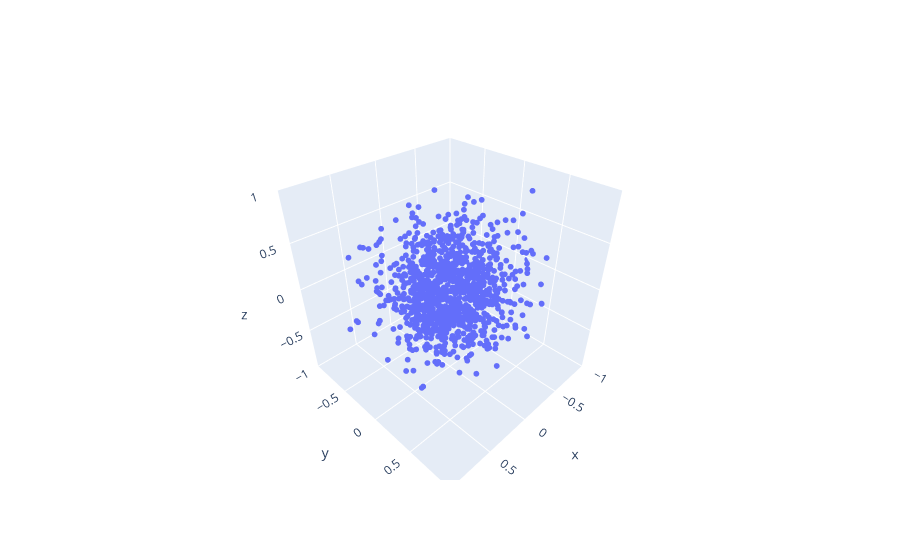

Notebook code cell kept with this figure:
### Code cell
N=12
range_k=100

X3_long=[]
X2_long=[]
m_list=[]
m1_list=[]
eigen_avg=np.zeros(N)
stress_avg=np.zeros(N-1)
for k in range(range_k):
    Jab=get_Jab_squared(k)
    w=re_weighing(Jab)
    dab=distance(w)
    X2,X3,m1,m=mapData(dab,False)
    X3_long.append(X3)
    X2_long.append(X2)
    m_list.append(m)
    m1_list.append(m1)
    stress_avg+=get_stress(dab,False)
    eigen_avg+=get_eigenvalues_B_from_dab(dab,N,"tempoooo",False)
X3_long_array=np.concatenate(X3_long, axis=0)
X2_long_array=np.concatenate(X2_long, axis=0)
eigen_avg=eigen_avg/(N*max(eigen_avg))
stress_avg=stress_avg/(range_k)

plt.scatter(range(len(eigen_avg)),eigen_avg)
plt.title("Eigenvalues B")
output_dir = 'plots'
os.makedirs(output_dir, exist_ok=True)  # Create the directory if it does not exist
plt.savefig(os.path.join(output_dir, f'plot_eigenvalues_MDS_J_avg.png'))
plt.ylabel("Eigenvalue")
plt.show()

plt.scatter(range(1,len(stress_avg)+1),stress_avg)
plt.title("Stress")
plt.xlabel("Embedding dimension")
plt.ylabel("Stress")
output_dir = 'plots'
os.makedirs(output_dir, exist_ok=True)  # Create the directory if it does not exist
plt.savefig(os.path.join(output_dir, f'plot_stress_MDS_I_avg.png'))
plt.show()

m=max(m_list)
m1=max(m1_list)

plt.scatter(X2_long_array[:,0]/m1,X2_long_array[:,1]/m1)
plt.title("2D embedding of J")
plt.xlabel("x")
plt.ylabel("y")
output_dir = 'plots'
os.makedirs(output_dir, exist_ok=True)  # Create the directory if it does not exist
plt.savefig(os.path.join(output_dir, f'2D_embedding_J_avg.png'))
plt.show()

fig = go.Figure(data=go.Scatter3d(x=X3_long_array[:, 0]/m, y=X3_long_array[:, 1]/m, z=X3_long_array[:, 2]/m, mode='markers',marker=dict(size=2)))

fig.update_layout(
scene=dict(
            xaxis=dict(range=[-1, 1]),
            yaxis=dict(range=[-1, 1]),
            zaxis=dict(range=[-1, 1]),
            aspectmode='cube'))
        
fig.show()


r,x0,y0,z0, rmse=sphereFit(X3_long_array[:,0]/m,X3_long_array[:,1]/m,X3_long_array[:,2]/m)
print(f"Number of points {range_k*12}")
print("RMSE of the cloud points to a sphere: ")
print(rmse)
print("Number of points in a sphere of radius 0.5: ")
count_points_in_sphere(X3_long_array[:,0]/m, X3_long_array[:,1]/m, X3_long_array[:,2]/m, 0.5)

### Figure 1 — Plotly figure (JSON) as saved in the notebook; plotly's stock layout.template omitted (floating-point values rounded to 4 significant figures; data arrays with more than 128 entries replaced by an {"elided": "..."} marker saying what was removed)
{"data": [{"marker": {"size": 2}, "mode": "markers", "type": "scatter3d", "x": {"elided": "1200 float values"}, "y": {"elided": "1200 float values"}, "z": {"elided": "1200 float values"}}], "layout": {"scene": {"aspectmode": "cube", "xaxis": {"range": [-1, 1]}, "yaxis": {"range": [-1, 1]}, "zaxis": {"range": [-1, 1]}}}}
